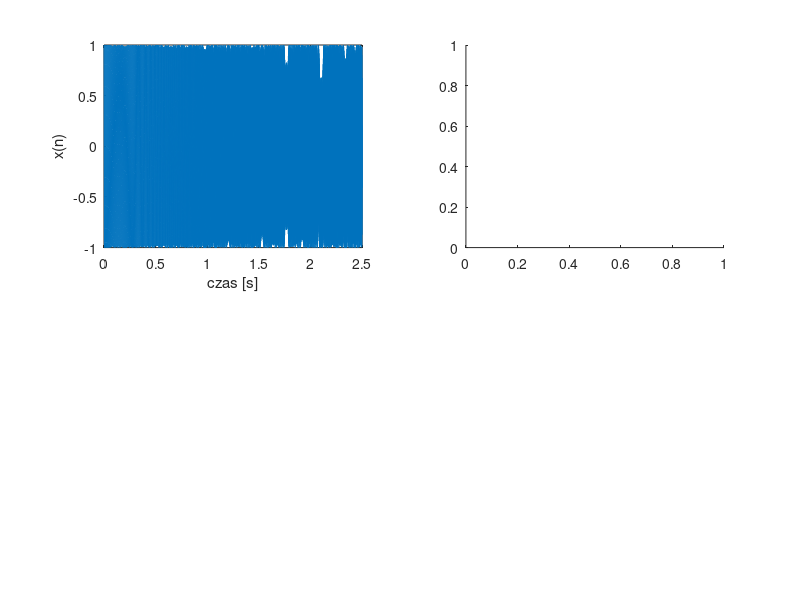

Source code (MATLAB): (Note: this script raises an error after producing the figure.)
% skrypt generuje spektrogramy sygnalu modelowego
% w postaci szumu bialego i sygnalu chirp oraz sygnalu
% mowy

% generacja sygnalu modelowego
N = 5000;
fp = 2000;
t = 0:1/fp:(N-1)/fp;
x = chirp (t, 100, 2.5, 900, 'q');

% narysowanie wykresow czasowych
subplot(221);
plot(t,x);
xlabel('czas [s]');
ylabel('x(n)');

% generacja spektrogramow
subplot (222);
spectrogram (x, 512, 256, 512, fp);
%specgram(x,128,120,128,fp);

set (gcf,'Position',[50 50 1200 700]);